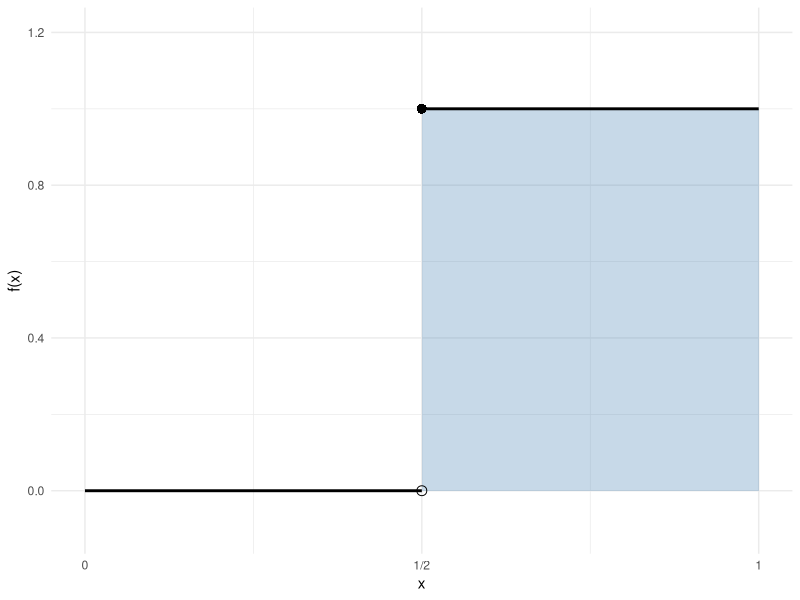

Recreate this plot in R.
## ---- chunk 1
#| label: step-code
#| code-fold: true
step_df <- tibble::tibble(
  x = c(0, 0.5, 0.5, 1),
  y = c(0, 0, 1, 1),
  segment = c("left", "left", "right", "right")
)

ggplot2::ggplot() +
  ggplot2::geom_rect(
    ggplot2::aes(xmin = 0.5, xmax = 1, ymin = 0, ymax = 1),
    fill = "steelblue", alpha = 0.3
  ) +
  ggplot2::geom_line(
    data = step_df,
    ggplot2::aes(x = x, y = y, group = segment),
    linewidth = 1
  ) +
  ggplot2::geom_point(ggplot2::aes(x = 0.5, y = 0), shape = 1, size = 3) +
  ggplot2::geom_point(ggplot2::aes(x = 0.5, y = 1), shape = 16, size = 3) +
  ggplot2::scale_x_continuous(
    breaks = c(0, 0.5, 1),
    labels = c("0", "1/2", "1")
  ) +
  ggplot2::scale_y_continuous(limits = c(-0.1, 1.2)) +
  ggplot2::labs(x = "x", y = "f(x)") +
  ggplot2::theme_minimal()
